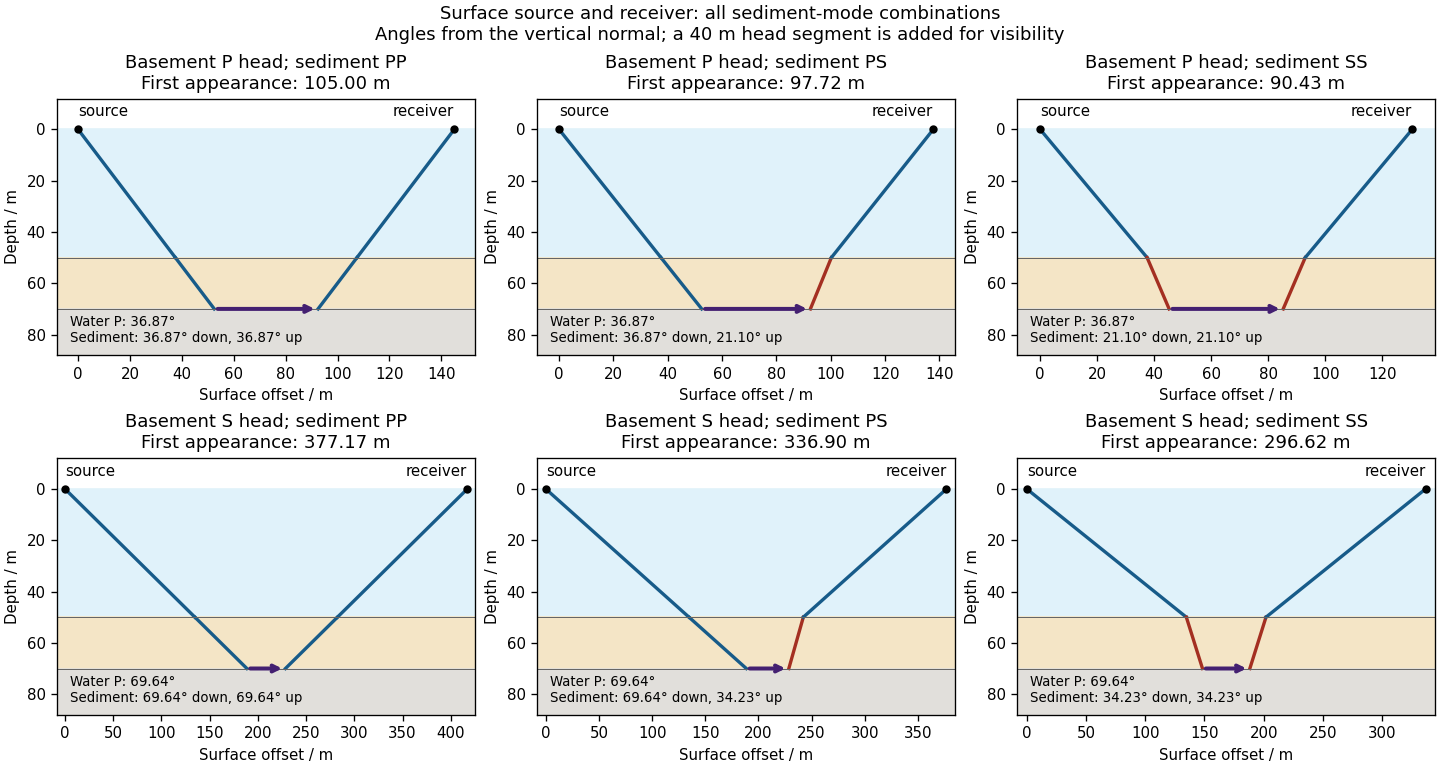

Write Python code to recreate this figure.
"""Original ray constructions; Python 3.14.4, NumPy 2.3.5, Matplotlib 3.10.7.
Run from the desired output directory: writes an opaque basename PNG to CWD.
The 40 m head segment is illustrative; first appearance has zero head length.
"""
from pathlib import Path
import numpy as np
import matplotlib
matplotlib.use('Agg')
import matplotlib.pyplot as plt


def main():
    plt.rcParams.update({'font.size': 9})
    fig, axes = plt.subplots(2, 3, figsize=(12, 6.4), layout='constrained')
    for row, speed in enumerate((2500., 1600.)):
        for col, (down, up) in enumerate(((1500., 1500.), (1500., 900.), (900., 900.))):
            ax = axes[row, col]
            p = 1 / speed
            water = np.arcsin(1500 * p)
            sd, su = np.arcsin(down * p), np.arcsin(up * p)
            w, d, u = 50*np.tan(water), 20*np.tan(sd), 20*np.tan(su)
            first = 2*w+d+u
            xs = np.cumsum([0, w, d, 40, u, w])
            ys = [0, 50, 70, 70, 50, 0]
            ax.axhspan(0, 50, color='#e0f2fa')
            ax.axhspan(50, 70, color='#f4e5c6')
            ax.axhspan(70, 88, color='#e1dfdb')
            for a, b in ((0,1),(1,2),(3,4),(4,5)):
                color = '#a42f21' if ((a==1 and down==900) or (a==3 and up==900)) else '#175b89'
                ax.plot(xs[a:b+1], ys[a:b+1], color=color, lw=2)
            ax.annotate('', xy=(xs[3],70), xytext=(xs[2],70), arrowprops={'arrowstyle':'->','color':'#442071','lw':2.4})
            ax.plot([0,xs[-1]],[0,0], 'ko', ms=4)
            ax.axhline(50,color='0.4',lw=.6); ax.axhline(70,color='0.4',lw=.6)
            ax.text(0,-4,'source',va='bottom'); ax.text(xs[-1],-4,'receiver',ha='right',va='bottom')
            ax.text(.03,.05, f'Water P: {np.degrees(water):.2f}°\nSediment: {np.degrees(sd):.2f}° down, {np.degrees(su):.2f}° up',transform=ax.transAxes, fontsize=8)
            modes = ('P' if down==1500 else 'S')+('P' if up==1500 else 'S')
            ax.set(title=f'Basement {"P" if row==0 else "S"} head; sediment {modes}\nFirst appearance: {first:.2f} m',xlabel='Surface offset / m',ylabel='Depth / m',ylim=(88,-12),xlim=(-8,xs[-1]+8))
    fig.suptitle('Surface source and receiver: all sediment-mode combinations\nAngles from the vertical normal; a 40 m head segment is added for visibility')
    fig.savefig(Path.cwd()/(Path(__file__).stem+'.png'), dpi=120, facecolor='white', transparent=False)
    plt.close(fig)


if __name__ == '__main__':
    main()
